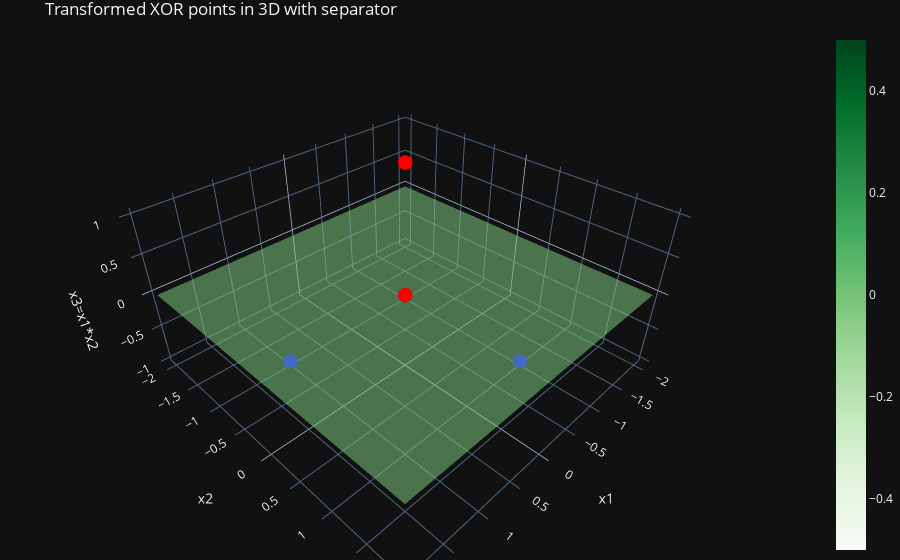

The notebook cell this image was saved under:
### Code cell
import plotly.graph_objects as go
import numpy as np

# Original XOR dataset in 2D
X = np.array([[1, 1], [-1, -1], [1, -1], [-1, 1]])
y = np.array([1, 1, -1, -1])

# Applying the feature transformation to 3D: x3 = x1 * x2
X_transformed = np.hstack((X, (X[:, 0] * X[:, 1]).reshape(-1, 1)))

# Create a Plotly figure
fig = go.Figure()

# Add the points to the plot
colors = ['red' if label == 1 else 'blue' for label in y]
fig.add_trace(go.Scatter3d(x=X_transformed[:, 0], y=X_transformed[:, 1], z=X_transformed[:, 2],
                           mode='markers', marker=dict(color=colors, size=5)))

# Define the separator plane
xx, yy = np.meshgrid(np.linspace(-2, 2, 50), np.linspace(-2, 2, 50))
zz = 0 * xx
fig.add_trace(go.Surface(x=xx, y=yy, z=zz, opacity=0.5, colorscale='Greens'))

# Set the layout for a better view
fig.update_layout(title='Transformed XOR points in 3D with separator',
                  scene=dict(xaxis_title='x1', yaxis_title='x2', zaxis_title='x3=x1*x2'),
                  margin=dict(l=0, r=0, b=0, t=30))

# Show the figure
fig.show()

### Figure 1 — Plotly figure (JSON) as saved in the notebook; plotly's stock layout.template omitted (floating-point values rounded to 4 significant figures; data arrays with more than 128 entries replaced by an {"elided": "..."} marker saying what was removed)
{"data": [{"marker": {"color": ["red", "red", "blue", "blue"], "size": 5}, "mode": "markers", "x": [1, -1, 1, -1], "y": [1, -1, -1, 1], "z": [1, 1, -1, -1], "type": "scatter3d"}, {"colorscale": [[0.0, "rgb(247,252,245)"], [0.125, "rgb(229,245,224)"], [0.25, "rgb(199,233,192)"], [0.375, "rgb(161,217,155)"], [0.5, "rgb(116,196,118)"], [0.625, "rgb(65,171,93)"], [0.75, "rgb(35,139,69)"], [0.875, "rgb(0,109,44)"], [1.0, "rgb(0,68,27)"]], "opacity": 0.5, "x": {"elided": "50x50 float values"}, "y": {"elided": "50x50 float values"}, "z": {"elided": "50x50 float values"}, "type": "surface"}], "layout": {"margin": {"l": 0, "r": 0, "b": 0, "t": 30}, "title": {"text": "Transformed XOR points in 3D with separator"}, "scene": {"xaxis": {"title": {"text": "x1"}}, "yaxis": {"title": {"text": "x2"}}, "zaxis": {"title": {"text": "x3=x1*x2"}}}}}
